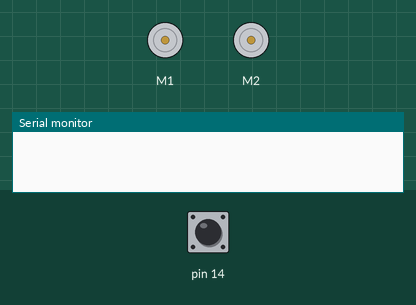
The sketch below on a simulated Arduino Leonardo, built with avr-gcc and run on an emulated ATmega32U4. Parts: 2 × DC motor (green arrow = forward, orange = backward, longer = faster), the last lines printed to the serial monitor. The inputs (shaded band) are chosen by the test bench; at power-on: pin 14 HIGH.

Above: at 1.2 s.
1.3 s: pin 14 pulled LOW for 0.15 s
At 2.6 s:
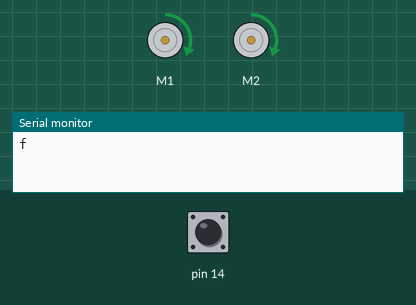
At 4.1 s:
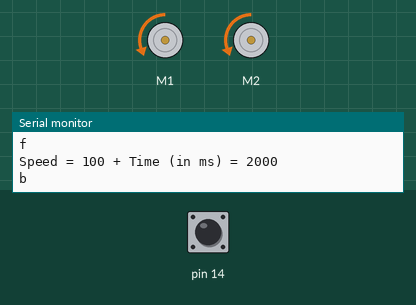
4.4 s: pin 14 pulled LOW for 3.2 s
At 4.4 s:
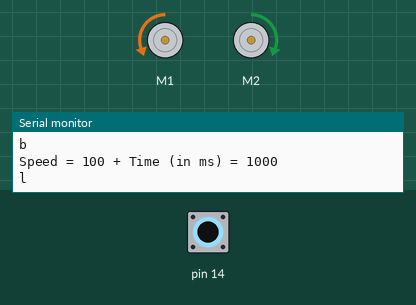
Timing chart, 0 to 13.3 s (numbered marks = the images above; inputs shaded):
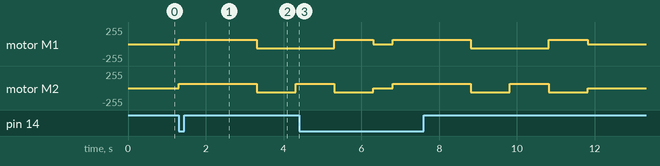

The sketch:

RoverExcercise3.ino
```cpp
#include <Wire.h>
#include <Zumo32U4.h>

char commands[]=        {'f' ,'b' ,'l' ,'r' ,'s' }; //Commands Forward, Backward, Left, Right, Stop
int speedTime[][5]=    {{100  ,100  ,100  ,100   ,0  }, //Speeds for respective commands
                        {2000,1000,1000,1000,2000}}; //Durations for each command
int nCom = 5;

Zumo32U4ButtonA buttonA;
Zumo32U4Motors motors;

void moveForward(int speeds,int time1){
            motors.setSpeeds(speeds,speeds);
            delay(time1);
            Serial.println("Speed = " + (String)speeds + " + " + "Time (in ms) = " + time1);
            }
void moveBackward(int speeds,int time1){
            motors.setSpeeds(-speeds,-speeds);
            delay(time1);
            Serial.println("Speed = " + (String)speeds + " + " + "Time (in ms) = " + time1);;
}
void moveLeft(int speeds,int time1){
            motors.setSpeeds(-speeds,speeds);
            delay(time1);
            Serial.println("Speed = " + (String)speeds + " + " + "Time (in ms) = " + time1);
            }
void moveRight(int speeds,int time1){
            motors.setSpeeds(speeds,-speeds);
            delay(time1);
            Serial.println("Speed = " + (String)speeds + " + " + "Time (in ms) = " + time1);
}

void setup() {
  // put your setup code here, to run once:
  Serial.begin(9600);
}

void loop() {
  buttonA.waitForPress(); //Wait for buttonA to execute loop:
    for (int i=0; i<nCom; i++){
      Serial.println(commands[i]);
      switch (commands[i]){
        case 'f':
          moveForward(speedTime[0][i],speedTime[1][i]);
        break;

        case 'b':
         moveBackward(speedTime[0][i],speedTime[1][i]);
        break;

        case 'l':
         moveLeft(speedTime[0][i],speedTime[1][i]);
        break;

        case 'r':
         moveRight(speedTime[0][i],speedTime[1][i]);
        break;

        default:
           motors.setSpeeds(0,0);
        }
    }
    delay(500);
}
```

Measured:
- after the input at 1.3 s, motor M1: stopped → forward 63/255 at once, → backward 63/255 2.0 s later; motor M2: stopped → forward 63/255 at once, → backward 63/255 2.0 s later, → forward 63/255 1.0 s later
